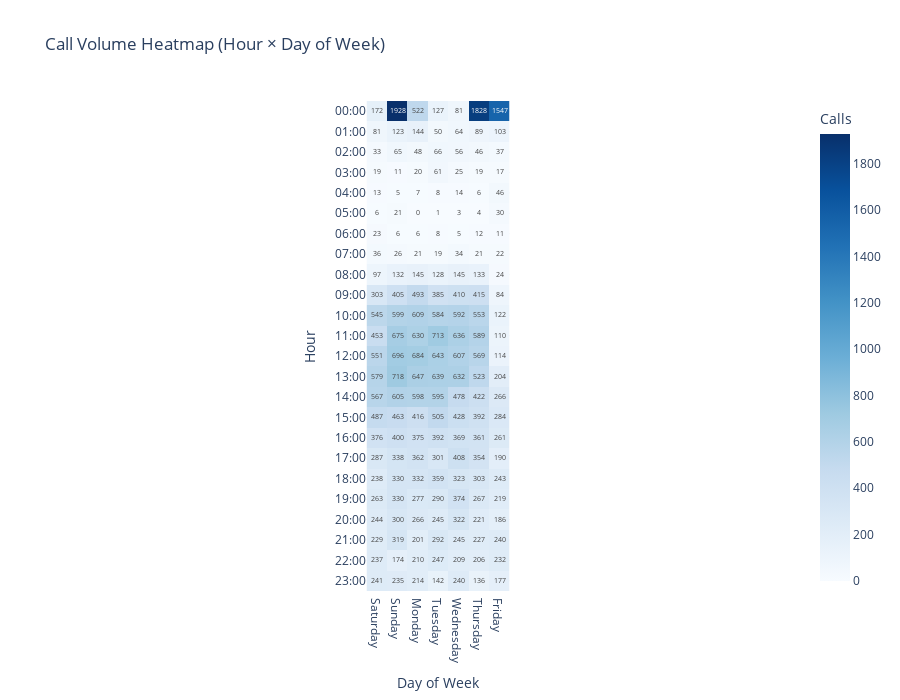

The notebook cell saved with this chart:
### Code cell
heatmap_data = (
df.groupby(['hour', 'day_of_week'])
.size()
.unstack(fill_value=0))

heatmap_data = heatmap_data[day_order]
heatmap_data = heatmap_data.reindex(range(24))
heatmap_data.index = [f"{h:02d}:00" for h in range(24)]

fig = px.imshow(
heatmap_data,
text_auto=True,
color_continuous_scale='Blues',
title='Call Volume Heatmap (Hour × Day of Week)',
labels=dict(x='Day of Week', y='Hour', color='Calls'))
fig.update_layout(template=PLOTLY_TEMPLATE, height=700)
fig.show()

### Figure 1 — Plotly figure (JSON) as saved in the notebook; plotly's stock layout.template omitted (floating-point values rounded to 4 significant figures; data arrays with more than 128 entries replaced by an {"elided": "..."} marker saying what was removed)
{"data": [{"coloraxis": "coloraxis", "name": "0", "texttemplate": "%{z}", "x": ["Saturday", "Sunday", "Monday", "Tuesday", "Wednesday", "Thursday", "Friday"], "y": ["00:00", "01:00", "02:00", "03:00", "04:00", "05:00", "06:00", "07:00", "08:00", "09:00", "10:00", "11:00", "12:00", "13:00", "14:00", "15:00", "16:00", "17:00", "18:00", "19:00", "20:00", "21:00", "22:00", "23:00"], "z": {"elided": "24x7 int values"}, "type": "heatmap", "xaxis": "x", "yaxis": "y", "hovertemplate": "Day of Week: %{x}<br>Hour: %{y}<br>Calls: %{z}<extra></extra>"}], "layout": {"xaxis": {"anchor": "y", "domain": [0.0, 1.0], "scaleanchor": "y", "constrain": "domain", "title": {"text": "Day of Week"}}, "yaxis": {"anchor": "x", "domain": [0.0, 1.0], "autorange": "reversed", "constrain": "domain", "title": {"text": "Hour"}}, "coloraxis": {"colorbar": {"title": {"text": "Calls"}}, "colorscale": [[0.0, "rgb(247,251,255)"], [0.125, "rgb(222,235,247)"], [0.25, "rgb(198,219,239)"], [0.375, "rgb(158,202,225)"], [0.5, "rgb(107,174,214)"], [0.625, "rgb(66,146,198)"], [0.75, "rgb(33,113,181)"], [0.875, "rgb(8,81,156)"], [1.0, "rgb(8,48,107)"]]}, "title": {"text": "Call Volume Heatmap (Hour × Day of Week)"}, "height": 700}}
